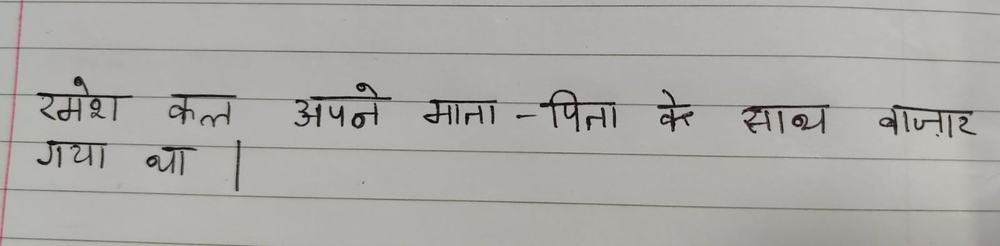
#> input picture data/raw/Surya's.jpeg, 1000 x 246 px, shrunk from 1599 x 393 before the run
$ python -i preprocessing.py   (imports and definitions only)
#> lines starting #> are read from the running program, lines starting #| are printed output that depends on the picture; after the words box and inside, x2 and y2 are one past the last pixel; in counts of white or black regions, pixels touching at a corner belong together
#> further down, picture is the input picture: shape (246, 1000, 3); mean B, G, R 166.5, 170, 171.6
import cv2
import numpy as np
from skimage.filters import threshold_sauvola


def adaptive_threshold_ink(image_bgr: np.ndarray) -> np.ndarray:
    """Return binary image with black ink on white background."""
    gray = cv2.cvtColor(image_bgr, cv2.COLOR_BGR2GRAY)

    # Mild denoising improves adaptive threshold stability on phone photos.
    denoised = cv2.medianBlur(gray, 3)

    window_size = 25
    sauvola_threshold = threshold_sauvola(denoised, window_size=window_size, k=0.2)
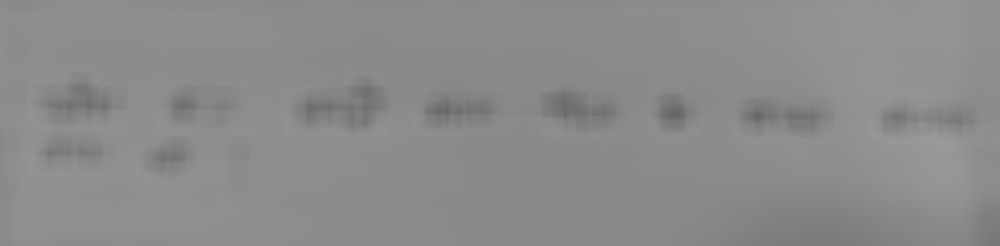
#> sauvola_threshold: shape (246, 1000) float64; min 102.7, max 153.8, mean 139.4
    binary = (denoised < sauvola_threshold).astype(np.uint8) * 255
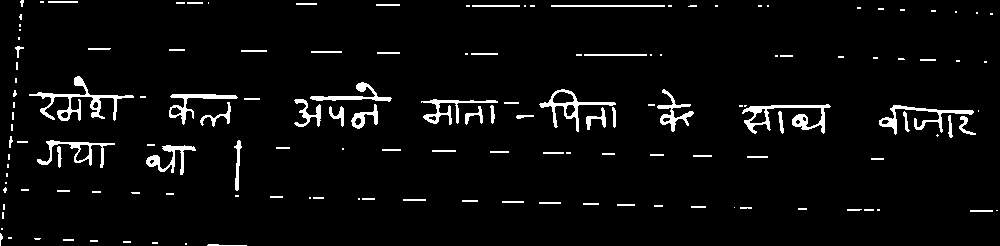
#> binary: shape (246, 1000); 4.2% white; 147 white regions (74 under 20 px), largest, box (x1, y1, x2, y2) and area: (29, 76, 134, 121) 955, (742, 104, 831, 134) 822, (879, 105, 974, 135) 616

    # Remove thin horizontal notebook lines while keeping handwriting structure.
    horizontal_kernel = cv2.getStructuringElement(cv2.MORPH_RECT, (35, 1))
    ruled_lines = cv2.morphologyEx(binary, cv2.MORPH_OPEN, horizontal_kernel, iterations=1)
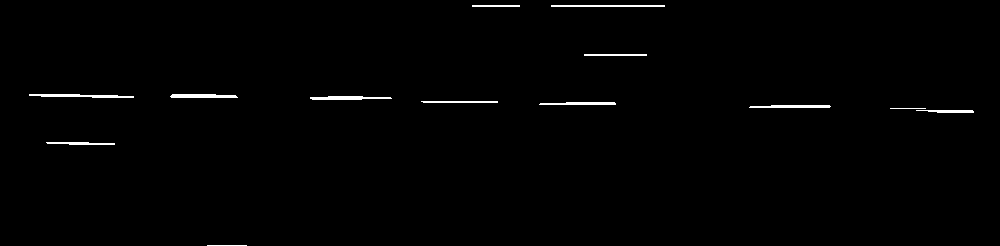
#> ruled_lines: shape (246, 1000); 0.88% white; 13 white regions, largest, box (x1, y1, x2, y2) and area: (29, 94, 134, 98) 275, (310, 96, 392, 100) 248, (170, 94, 238, 98) 243
    cleaned = cv2.subtract(binary, ruled_lines)
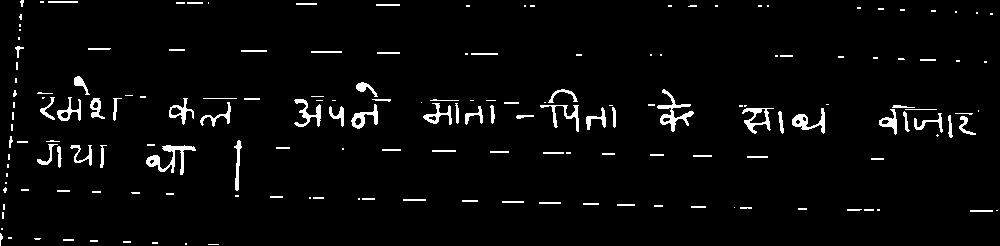
#> cleaned: shape (246, 1000); 3.4% white; 173 white regions (87 under 20 px), largest, box (x1, y1, x2, y2) and area: (146, 145, 196, 175) 468, (657, 89, 694, 132) 436, (792, 108, 825, 134) 303

    # Normalize to pure black ink (0) over white background (255).
    return np.where(cleaned > 0, 0, 255).astype(np.uint8)

>>> import cv2
>>> picture = cv2.imread("../data/raw/Surya's.jpeg")
>>> result = adaptive_threshold_ink(picture)

$ run again, on data/raw/normal_clean.jpeg
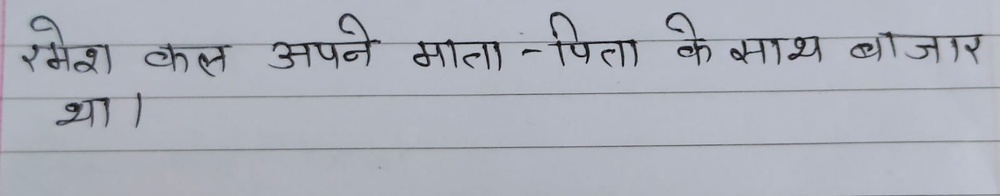
#> input picture data/raw/normal_clean.jpeg, 1000 x 196 px, shrunk from 1599 x 313 before the run
#> picture is the input picture: shape (196, 1000, 3); mean B, G, R 187, 176.8, 173.1
#> in adaptive_threshold_ink, `binary = (denoised < sauvola_threshold).astype(np.uint8) * 255`:
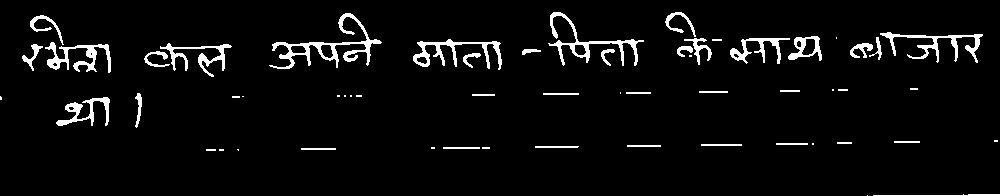
#> binary: shape (196, 1000); 4.6% white; 57 white regions (19 under 20 px), largest, box (x1, y1, x2, y2) and area: (269, 13, 382, 69) 1194, (548, 12, 644, 66) 842, (880, 32, 983, 63) 772
#> ruled_lines: shape (196, 1000); 0.85% white in thin lines or dots, all inside (x1, y1, x2, y2) = (59, 35, 1000, 196)
#> in adaptive_threshold_ink, `cleaned = cv2.subtract(binary, ruled_lines)`:
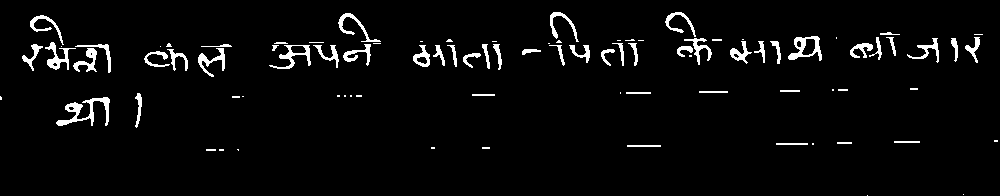
#> cleaned: shape (196, 1000); 3.8% white; 90 white regions (35 under 20 px), largest, box (x1, y1, x2, y2) and area: (56, 97, 110, 126) 523, (788, 36, 822, 61) 356, (269, 45, 311, 69) 301

$ run again, on data/raw/tremor_broken.jpeg
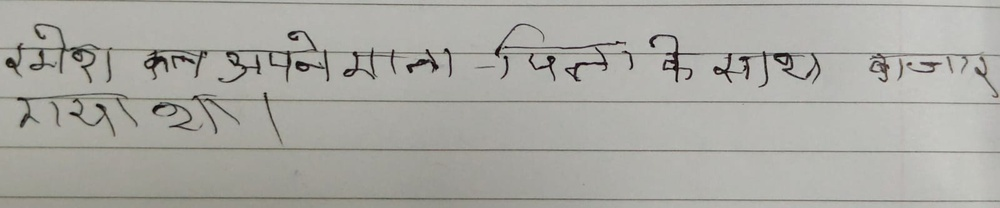
#> input picture data/raw/tremor_broken.jpeg, 1000 x 208 px, shrunk from 1600 x 332 before the run
#> picture is the input picture: shape (208, 1000, 3); mean B, G, R 163.1, 168.7, 169.3
#> in adaptive_threshold_ink, `binary = (denoised < sauvola_threshold).astype(np.uint8) * 255`:
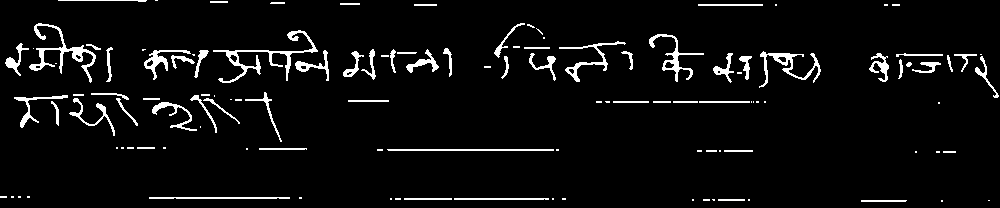
#> binary: shape (208, 1000); 5% white; 120 white regions (54 under 20 px), largest, box (x1, y1, x2, y2) and area: (213, 30, 318, 83) 828, (29, 23, 96, 83) 762, (759, 51, 821, 88) 533
#> ruled_lines: shape (208, 1000); 0.98% white in thin lines or dots
#> in adaptive_threshold_ink, `cleaned = cv2.subtract(binary, ruled_lines)`:
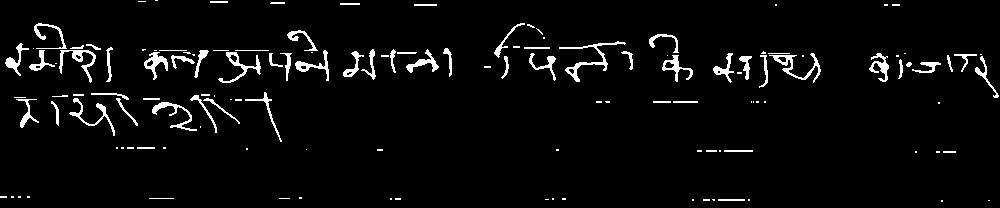
#> cleaned: shape (208, 1000); 4.1% white; 135 white regions (68 under 20 px), largest, box (x1, y1, x2, y2) and area: (559, 41, 626, 82) 415, (769, 53, 821, 83) 352, (59, 50, 96, 83) 315
